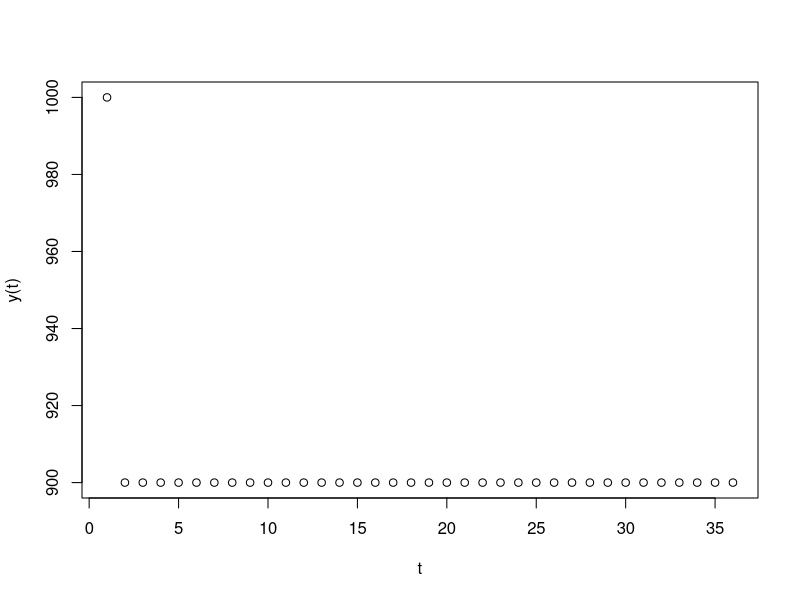
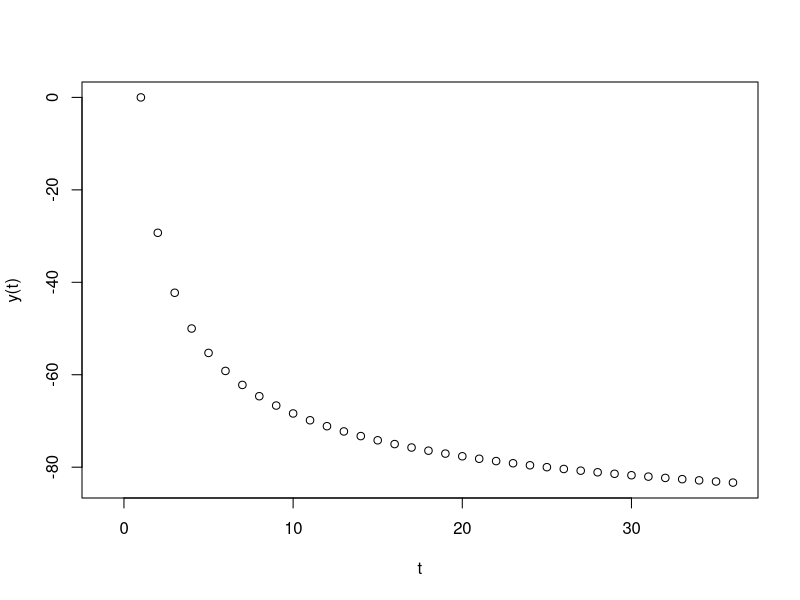
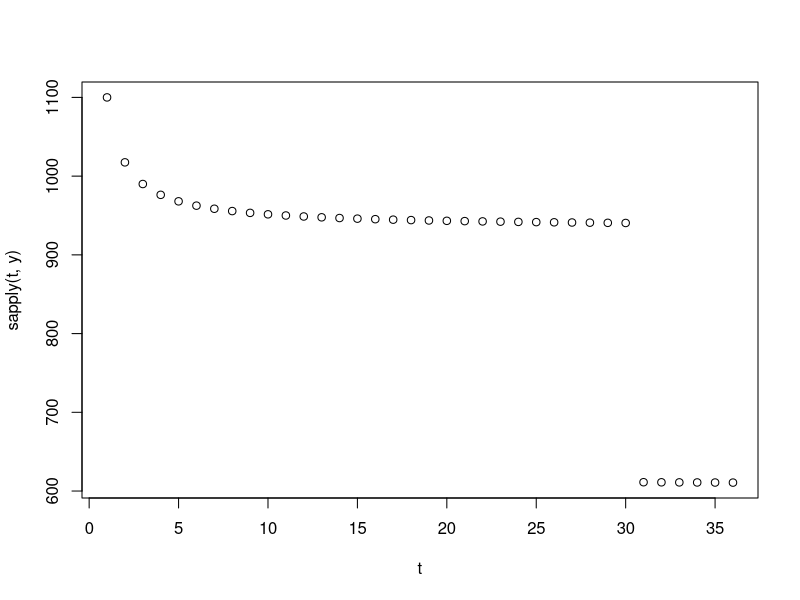

Write the R code that produced these figures, in order.
layout(1)
t <- 1:36
y <- function(t,a=1000,b=100,c=15.5) { return(a + b*t^-c - b)}
plot(t,y(t))

t <- -1:36
y <- function(t,b=100,c=0.5) { return(b*t^-c - b)}
plot(t,y(t))


y <- function(t, a = 1100, b = 0.15, c=1, b2 = 0.35, c2=30, o=30) {
  if(t < o) {
    return( a * (1 + b * (t^-c - 1)))
  } else {
    return( (a * (1 + b * (t^-c - 1))) * (1 + (b2*((t-o + 1)^-c2 - 1))))
  }
}
t <- 1:36
plot(t,sapply(t, y))


